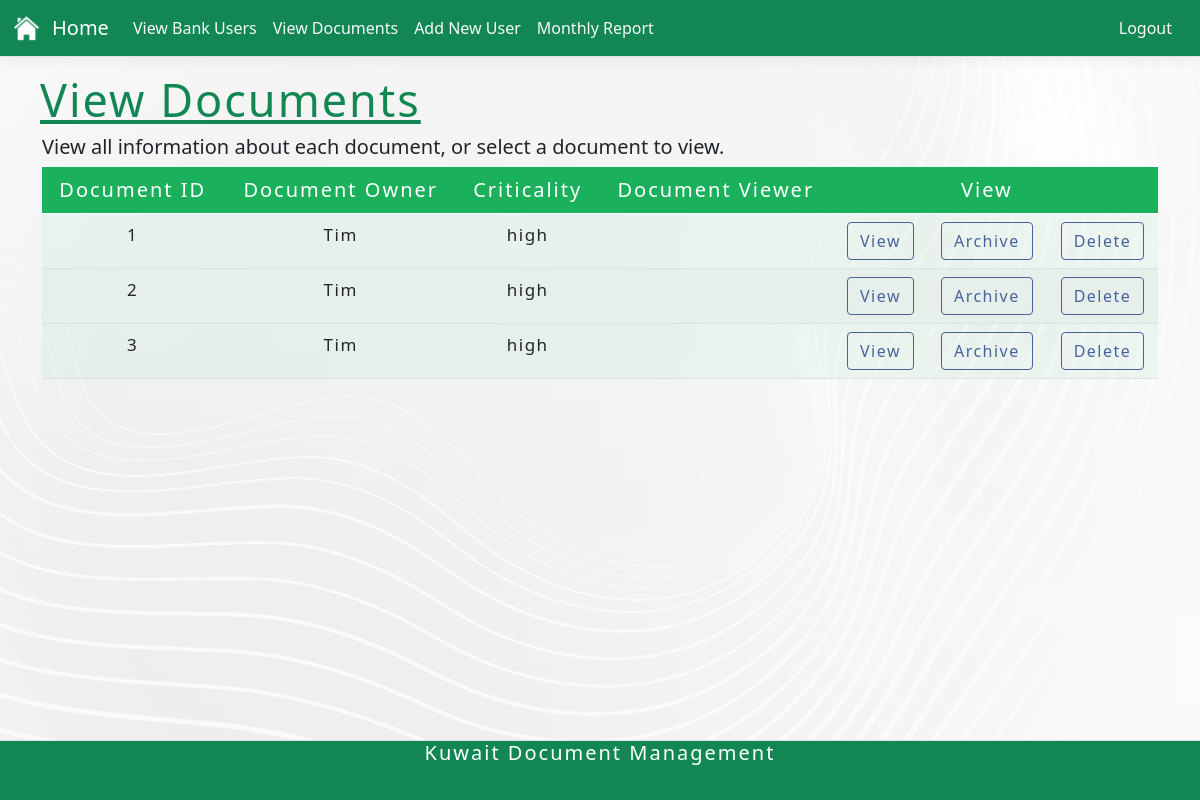
Before: /Group31/adminDocument.php (signed in) with the older database file.
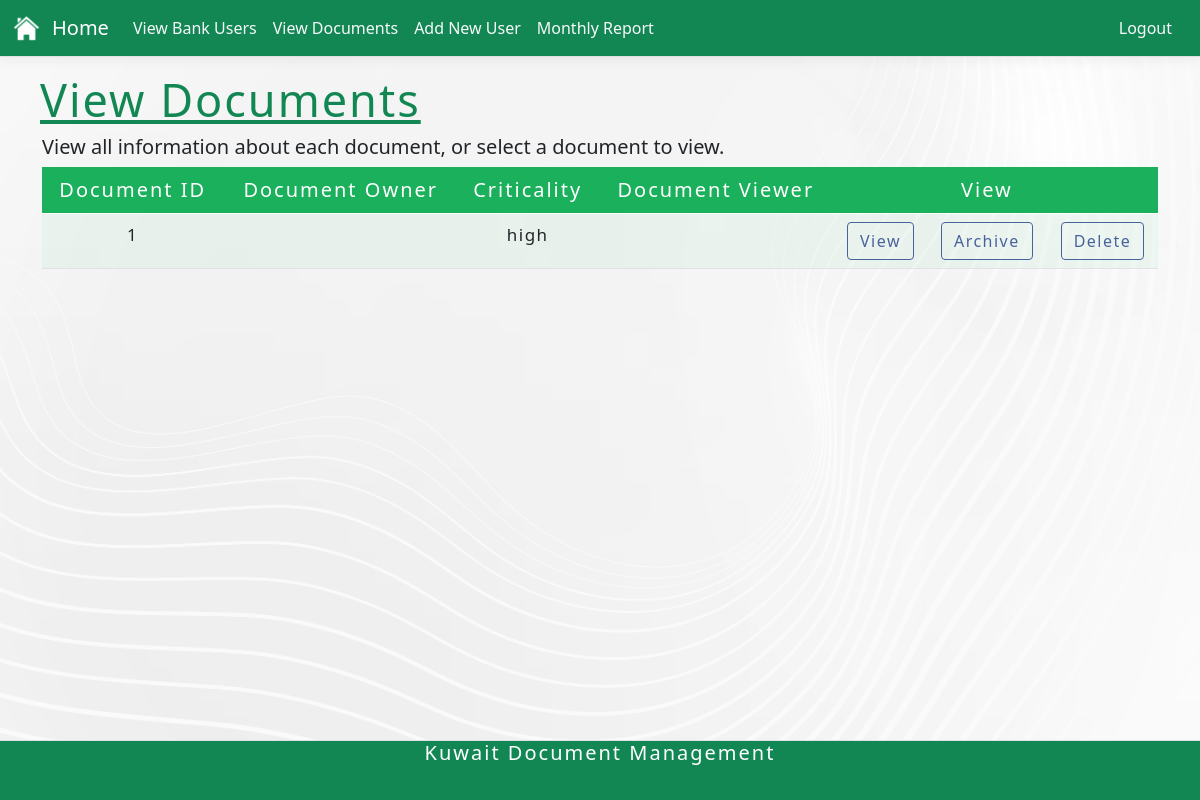
After: the same page with the newer database file.
### tables this page shows
CREATE TABLE "documents" (
	"docID"	INTEGER NOT NULL,
	"owner"	INTEGER,
	"criticality"	INTEGER NOT NULL,
	"info"	INTEGER NOT NULL,
	"viewers"	INTEGER,
	PRIMARY KEY("docID")
);

### Group31/adminDocument.php (the view, shortened to what this page needs)
<?php require("adminNav.php");
function getDocument()
{
    $os = getOS();
    if ($os === "Mac") {
        $db = new SQLITE3('../Database/Kuwaitt.db');
    } else {
        $db = new SQLITE3('..\\Database\\Kuwaitt.db');
    }
    $sql = "SELECT * FROM documents";
    $stmt = $db->prepare($sql);
    $result = $stmt->execute();
    while ($row = $result->fetchArray()) {
        $arrayResult[] = $row;
    }
    return $arrayResult;
}
$document = getDocument();
?>
<div>
    <h1 class="tableHeader"><u>View Documents</u></h1>
</div>
<div class="container bgColor">
    <main role="main" class="pb-3">
        <h5>View all information about each document, or select a document to view.</h5>
        <div class="row">
            <div class="col">
                <table class="table table-hover">
                    <thead class="theadColour">
                        <td style="text-align: center;">Document ID</td>
                        <td style="text-align: center;">Document Owner</td>
                        <td style="text-align: center;">Criticality</td>
                        <td style="text-align: center;">Document Viewer</td>
                        <td style="text-align: center;"></td>
                        <td style="text-align: center;">View</td>
                        <td style="text-align: center;"></td>
                    </thead>
                    <?php
                    for ($i = 0; $i < count($document); $i++) :
                    ?>
                        <tr>
                            <td class="tbContents"><?php echo $document[$i]['docID'] ?></td>
                            <td class="tbContents"><?php echo $document[$i]['owner'] ?></td>
                            <td class="tbContents"><?php echo $document[$i]['criticality'] ?></td>
                            <td class="tbContents"><?php echo $document[$i]['viewers'] ?></td>
                            <td class="tbContents"><a href="adminViewdoc.php?uid=<?php echo $document[$i]['docID']; ?>" class="btn btn-action">View</a></td>
                            <td class="tbContents"><a href="archiveDoc.php?uid=<?php echo $document[$i]['docID']; ?>" class="btn btn-action">Archive</a></td>
                            <td class="tbContents"><a href="deleteDoc.php?uid=<?php echo $document[$i]['docID']; ?>" class="btn btn-action">Delete</a></td>
                        </tr>
                    <?php endfor; ?>
                </table>
            </div>
        </div>
    </main>
</div>
<?php require("Footer.php"); ?>

Changed rows visible on the page:
removed documents: docID "2", owner "Tim", criticality "high"
removed documents: docID "3", owner "Tim", criticality "high"
changed documents "high": owner "Tim" → (not shown)
